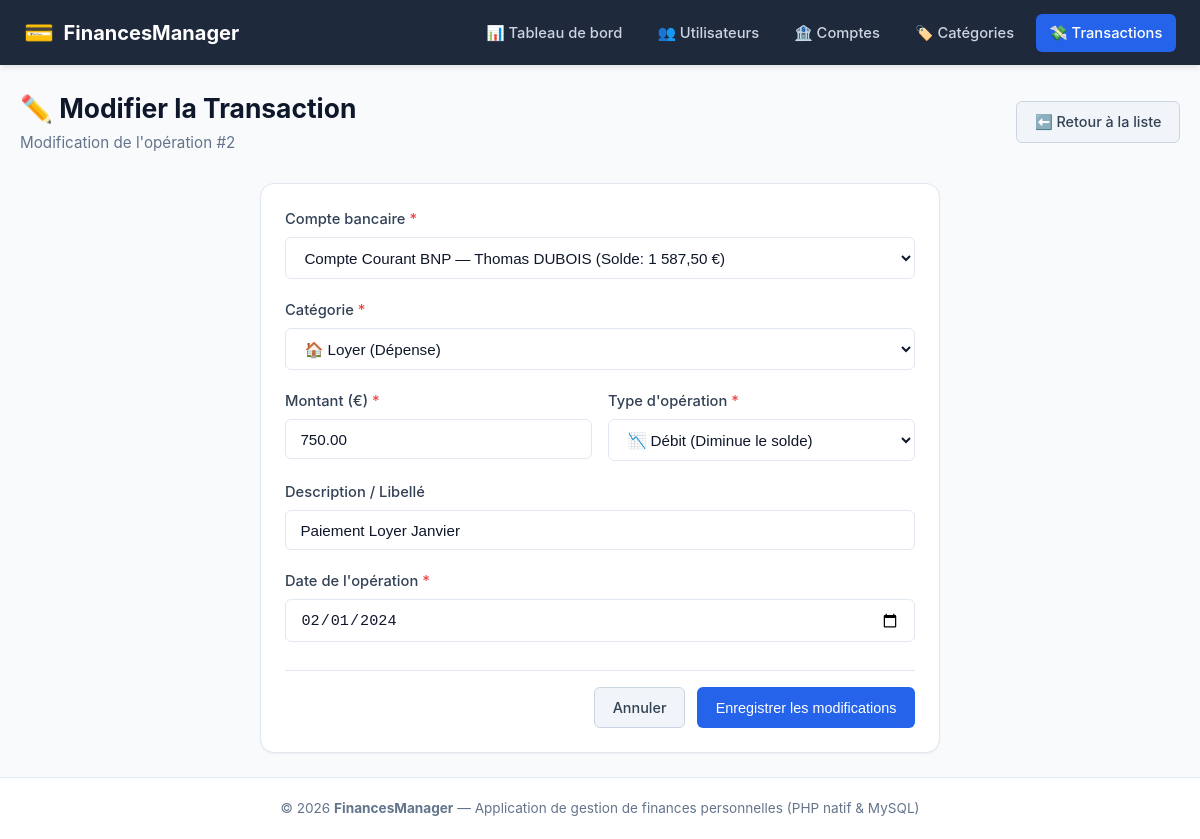
Screenshot of /transactions/edit.php?id=2 with the database file from the repository.
### tables this page shows
CREATE TABLE `Transaction` (
    `id_transaction` INT AUTO_INCREMENT PRIMARY KEY,
    `id_compte` INT NOT NULL,
    `id_categorie` INT NOT NULL,
    `montant` DECIMAL(10,2) NOT NULL,
    `type_transaction` ENUM('debit', 'credit') NOT NULL,
    `description` VARCHAR(255) NULL,
    `date_transaction` DATE NOT NULL,
    CONSTRAINT `fk_transaction_compte`
        FOREIGN KEY (`id_compte`)
        REFERENCES `Compte_bancaire` (`id_compte`)
        ON DELETE CASCADE
        ON UPDATE CASCADE,
    CONSTRAINT `fk_transaction_categorie`
        FOREIGN KEY (`id_categorie`)
        REFERENCES `Categorie_depense` (`id_categorie`)
        ON DELETE RESTRICT
        ON UPDATE CASCADE
);

CREATE TABLE `Compte_bancaire` (
    `id_compte` INT AUTO_INCREMENT PRIMARY KEY,
    `id_utilisateur` INT NOT NULL,
    `nom_compte` VARCHAR(100) NOT NULL,
    `type_compte` ENUM('courant', 'epargne', 'autre') NOT NULL DEFAULT 'courant',
    `solde` DECIMAL(10,2) NOT NULL DEFAULT 0.00,
    `date_ouverture` DATE NOT NULL,
    CONSTRAINT `fk_compte_utilisateur`
        FOREIGN KEY (`id_utilisateur`)
        REFERENCES `Utilisateur` (`id_utilisateur`)
        ON DELETE CASCADE
        ON UPDATE CASCADE
);

CREATE TABLE `Categorie_depense` (
    `id_categorie` INT AUTO_INCREMENT PRIMARY KEY,
    `nom_categorie` VARCHAR(100) NOT NULL,
    `type` ENUM('depense', 'revenu') NOT NULL DEFAULT 'depense',
    `icone` VARCHAR(50) NULL DEFAULT '🏷️'
);

### config/db.php (called while the page is built, shortened)
<?php
function getBaseUrl(): string {
    $scriptDir = str_replace('\\', '/', dirname($_SERVER['SCRIPT_NAME'] ?? ''));
    $subfolders = ['/utilisateurs', '/comptes', '/categories', '/transactions', '/config', '/includes'];
    foreach ($subfolders as $sub) {
        if (str_ends_with($scriptDir, $sub)) {
            $scriptDir = substr($scriptDir, 0, -strlen($sub));
            break;
        }
    }
    $trimmed = rtrim($scriptDir, '/');
    return ($trimmed === '' ? '' : $trimmed) . '/';
}
function escape(?string $value): string {
    return htmlspecialchars($value ?? '', ENT_QUOTES, 'UTF-8');
}

### transactions/edit.php (the view, shortened to what this page needs)
<?php
require_once __DIR__ . '/../config/db.php';
$id = isset($_GET['id']) ? (int)$_GET['id'] : 0;
try {
    $stmtTx = $pdo->prepare("SELECT * FROM Transaction WHERE id_transaction = ?");
    $stmtTx->execute([$id]);
    $tx = $stmtTx->fetch();
    $comptes = $pdo->query("
        SELECT c.id_compte, c.nom_compte, c.solde, u.nom, u.prenom
        FROM Compte_bancaire c
        INNER JOIN Utilisateur u ON c.id_utilisateur = u.id_utilisateur
        ORDER BY u.nom, c.nom_compte
    ")->fetchAll();
    $categories = $pdo->query("
        SELECT id_categorie, nom_categorie, type, icone
        FROM Categorie_depense
        ORDER BY type DESC, nom_categorie ASC
    ")->fetchAll();
} catch (PDOException $e) {
    setFlash('danger', "Erreur : " . $e->getMessage());
    redirect(getBaseUrl() . 'transactions/list.php');
}
$id_compte = $tx['id_compte'];
$id_categorie = $tx['id_categorie'];
$montant = $tx['montant'];
$type_transaction = $tx['type_transaction'];
$description = $tx['description'];
$date_transaction = $tx['date_transaction'];
require_once __DIR__ . '/../includes/header.php';
?>
<div class="page-header">
    <div>
        <h1 class="page-title">✏️ Modifier la Transaction</h1>
        <p class="page-subtitle">Modification de l'opération #<?= (int)$id ?></p>
    </div>
    <a href="<?= $baseUrl ?>transactions/list.php" class="btn btn-secondary">
        ⬅️ Retour à la liste
    </a>
</div>
<div class="card form-container">
    <form action="" method="POST" class="js-validate" novalidate>
        <div class="form-group">
            <label for="id_compte" class="form-label required">Compte bancaire</label>
            <select id="id_compte" name="id_compte" class="form-control" required>
                <?php foreach ($comptes as $c): ?>
                    <option value="<?= (int)$c['id_compte'] ?>" <?= (int)$id_compte === (int)$c['id_compte'] ? 'selected' : '' ?>>
                        <?= escape($c['nom_compte']) ?> — <?= escape($c['prenom'] . ' ' . strtoupper($c['nom'])) ?> (Solde: <?= formatMoney($c['solde']) ?>)
                    </option>
                <?php endforeach; ?>
            </select>
        </div>
        <div class="form-group">
            <label for="id_categorie" class="form-label required">Catégorie</label>
            <select id="id_categorie" name="id_categorie" class="form-control" required>
                <?php foreach ($categories as $cat): ?>
                    <option value="<?= (int)$cat['id_categorie'] ?>"
                            data-type="<?= escape($cat['type']) ?>"
                            <?= (int)$id_categorie === (int)$cat['id_categorie'] ? 'selected' : '' ?>>
                        <?= escape($cat['icone'] . ' ' . $cat['nom_categorie']) ?> (<?= $cat['type'] === 'revenu' ? 'Revenu' : 'Dépense' ?>)
                    </option>
                <?php endforeach; ?>
            </select>
        </div>
        <div class="form-row">
            <div class="form-group">
                <label for="montant" class="form-label required">Montant (€)</label>
                <input type="number" step="0.01" min="0.01" id="montant" name="montant" class="form-control"
                       value="<?= escape((string)$montant) ?>" required>
            </div>
            <div class="form-group">
                <label for="type_transaction" class="form-label required">Type d'opération</label>
                <select id="type_transaction" name="type_transaction" class="form-control" required>
                    <option value="debit" <?= $type_transaction === 'debit' ? 'selected' : '' ?>>📉 Débit (Diminue le solde)</option>
                </select>
            </div>
        </div>
        <div class="form-group">
            <label for="description" class="form-label">Description / Libellé</label>
            <input type="text" id="description" name="description" class="form-control"
                   value="<?= escape($description) ?>">
        </div>
        <div class="form-group">
            <label for="date_transaction" class="form-label required">Date de l'opération</label>
            <input type="date" id="date_transaction" name="date_transaction" class="form-control"
                       value="<?= escape($date_transaction) ?>" required>
        </div>
        <div class="form-actions">
            <a href="<?= $baseUrl ?>transactions/list.php" class="btn btn-secondary">Annuler</a>
            <button type="submit" class="btn btn-primary">Enregistrer les modifications</button>
        </div>
    </form>
</div>
<?php require_once __DIR__ . '/../includes/footer.php'; ?>

### assets/css/style.css (style rules this page uses)
:root { --primary: #2563eb; --primary-hover: #1d4ed8; --primary-light: #eff6ff; --secondary: #64748b; --secondary-hover: #475569; --success: #10b981; --success-light: #ecfdf5; --danger: #ef4444; --danger-light: #fef2f2; --warning: #f59e0b; --warning-light: #fffbeb; --info: #0ea5e9; --info-light: #f0f9ff; --bg: #f8fafc; --card-bg: #ffffff; --text-main: #0f172a; --text-muted: #64748b; --border: #e2e8f0; --border-focus: #93c5fd; --radius-sm: 6px; --radius-md: 10px; --radius-lg: 14px; --shadow-sm: 0 1px 2px rgba(0, 0, 0, 0.05); --shadow-md: 0 4px 6px -1px rgba(0, 0, 0, 0.08), 0 2px 4px -2px rgba(0, 0, 0, 0.05); --shadow-lg: 0 10px 15px -3px rgba(0, 0, 0, 0.08), 0 4px 6px -4px rgba(0, 0, 0, 0.05); }
* { box-sizing: border-box; margin: 0; padding: 0; }
body { font-family: -apple-system, BlinkMacSystemFont, "Segoe UI", Roboto, Oxygen, Ubuntu, Cantarell, "Open Sans", sans-serif; background-color: var(--bg); color: var(--text-main); line-height: 1.5; min-height: 100vh; display: flex; flex-direction: column; }
.page-header { display: flex; justify-content: space-between; align-items: center; flex-wrap: wrap; gap: 1rem; margin-bottom: 1.75rem; }
.page-title { font-size: 1.65rem; font-weight: 700; color: #0f172a; }
.page-subtitle { font-size: 0.95rem; color: var(--text-muted); margin-top: 0.2rem; }
.card { background-color: var(--card-bg); border: 1px solid var(--border); border-radius: var(--radius-lg); box-shadow: var(--shadow-sm); padding: 1.5rem; margin-bottom: 1.5rem; }
.btn { display: inline-flex; align-items: center; justify-content: center; gap: 0.45rem; padding: 0.55rem 1.1rem; border-radius: var(--radius-sm); font-size: 0.9rem; font-weight: 500; text-decoration: none; cursor: pointer; border: 1px solid transparent; transition: background-color 0.15s ease, border-color 0.15s ease, transform 0.1s ease; }
.btn-primary { background-color: var(--primary); color: #ffffff; }
.btn-secondary { background-color: #f1f5f9; color: #334155; border-color: #cbd5e1; }
.form-container { max-width: 680px; margin: 0 auto; }
.form-group { margin-bottom: 1.25rem; }
.form-label { display: block; margin-bottom: 0.45rem; font-weight: 500; font-size: 0.92rem; color: #334155; }
.form-label.required::after { content: " *"; color: var(--danger); }
.form-control { width: 100%; padding: 0.65rem 0.9rem; border: 1px solid var(--border); border-radius: var(--radius-sm); font-size: 0.95rem; background-color: #ffffff; color: #0f172a; transition: border-color 0.15s ease, box-shadow 0.15s ease; }
.form-row { display: grid; grid-template-columns: 1fr 1fr; gap: 1rem; }
.form-actions { display: flex; justify-content: flex-end; gap: 0.75rem; margin-top: 1.75rem; padding-top: 1rem; border-top: 1px solid var(--border); }

### rows the page displays
transaction: id_compte "Compte Courant BNP — Thomas DUBOIS (Solde: 1 587,50 €)", id_categorie "🏠 Loyer (Dépense)", montant "750.00", type_transaction "📉 Débit (Diminue le solde)", description "Paiement Loyer Janvier", date_transaction "02/01/2024"

### other values shown
$id "2"
